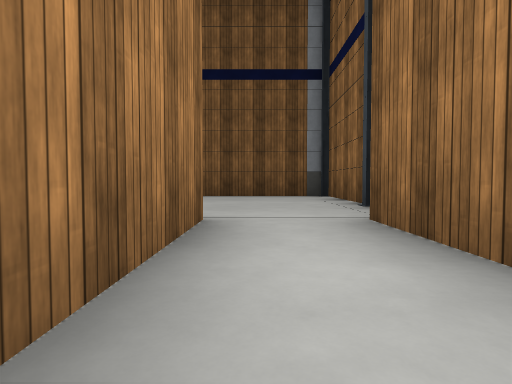
[1] (above)

24 first-person views from a walk through a world built for the Gazebo simulator. The camera is 0.72 m above the floor, tilts 2° down and sees 80° across. The floor is counted in squares, 2 m on a side. Each view is taken from the middle of a square. On the plan, view 1 faces up. The plan holds only what a view shows up to about 9 squares ahead; the rest is blank. The place goes on beyond the plan. Some stock models are drawn as simple stand-ins.

[2]
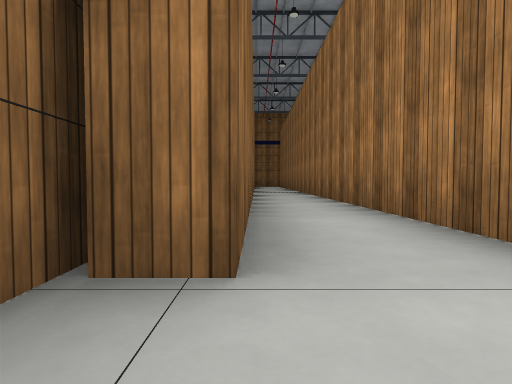

[3]
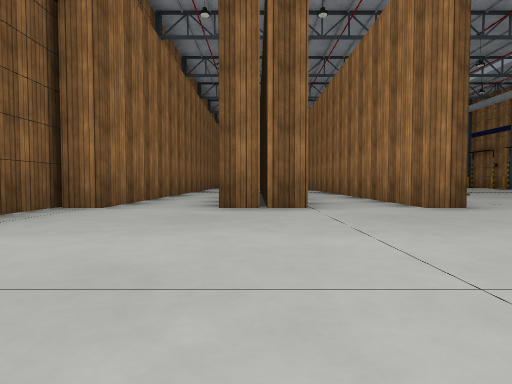

[4]
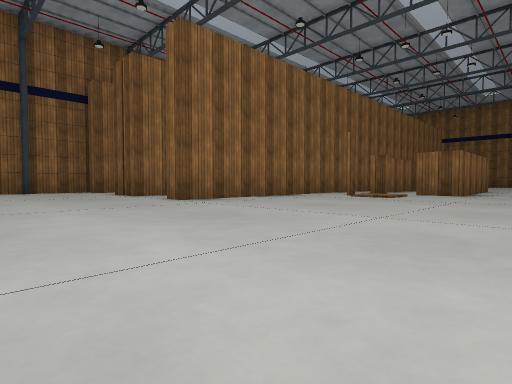

[5]
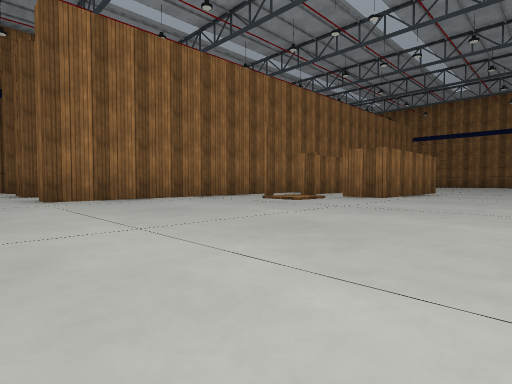

[6]
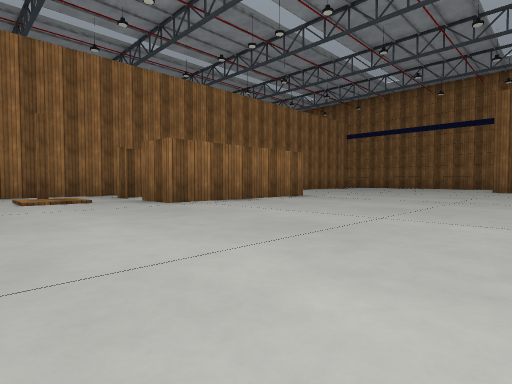

[7]
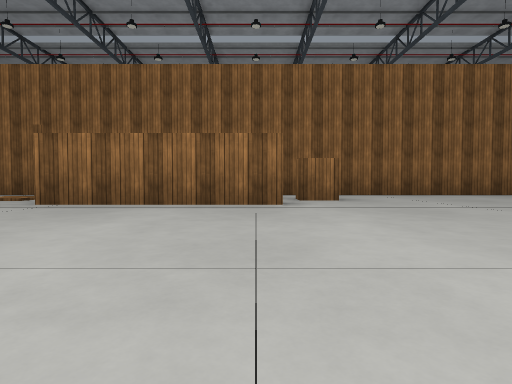

[8]
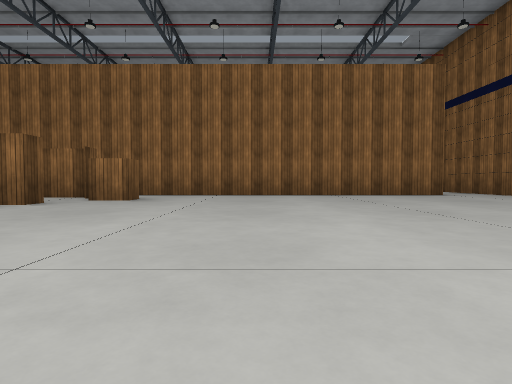

[9]
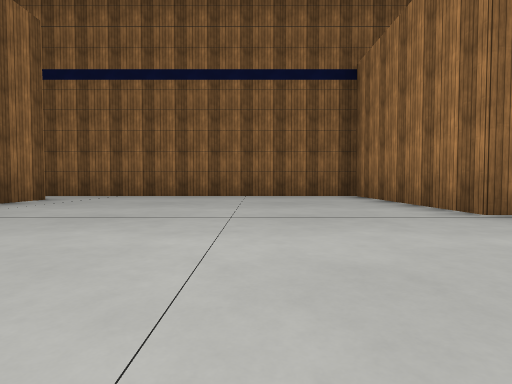

[10]
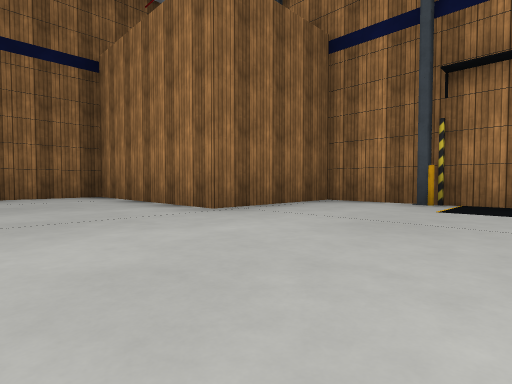

[11]
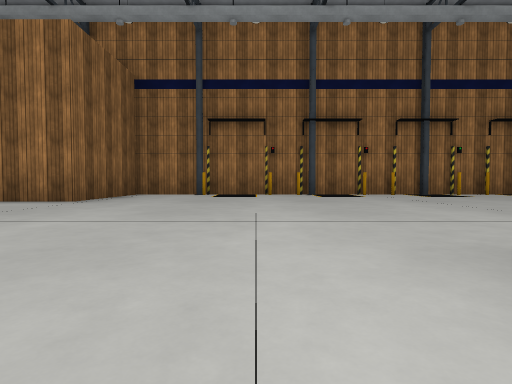

[12]
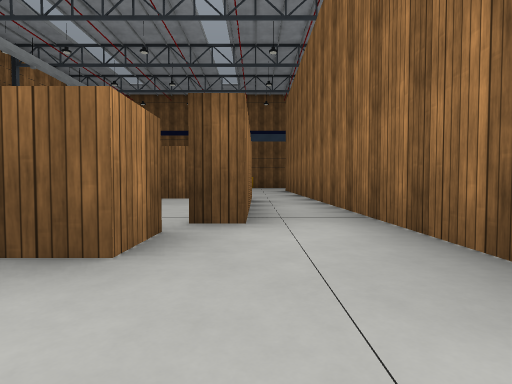

[13]
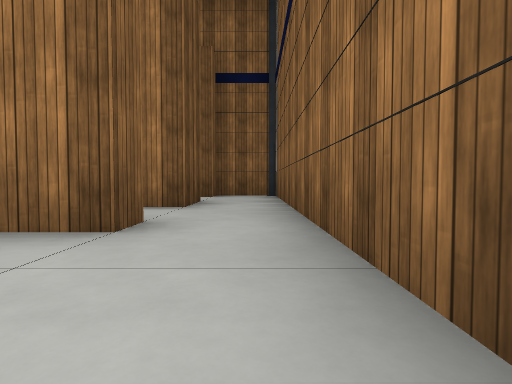

[14]
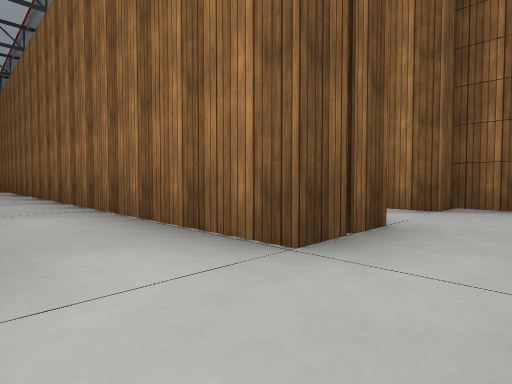

[15]
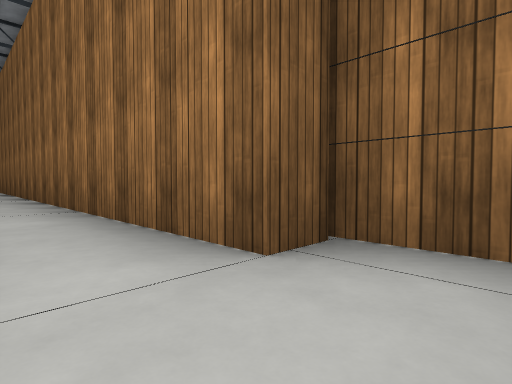

[16]
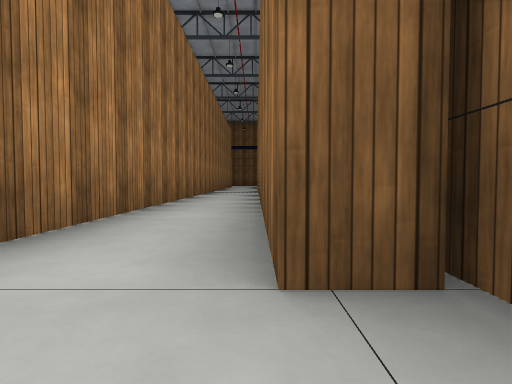

[17]
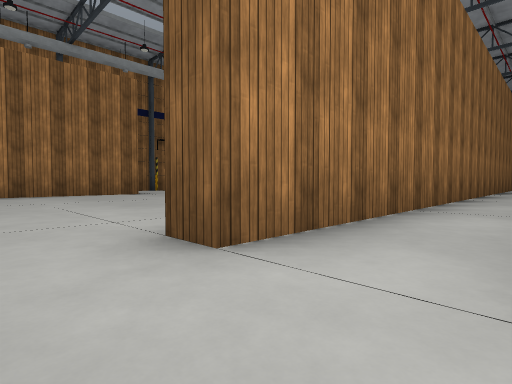

[18]
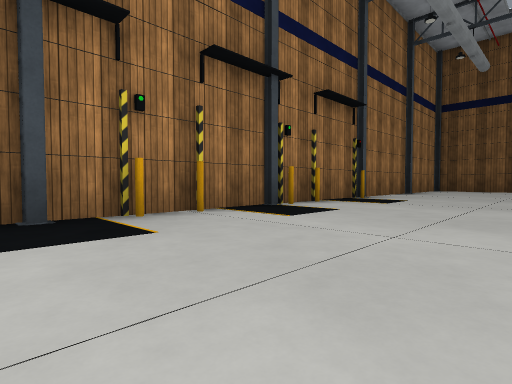

[19]
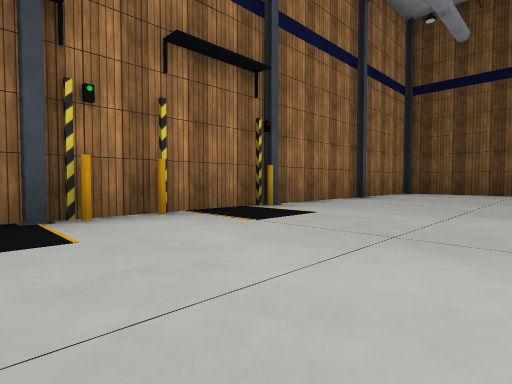

[20]
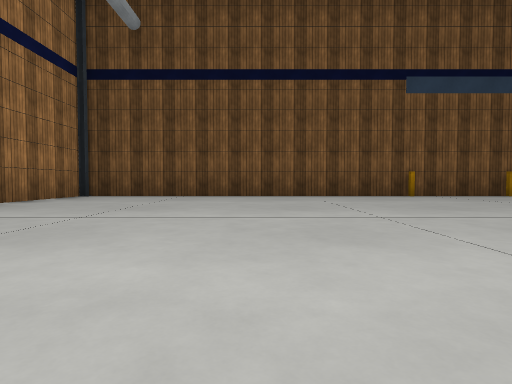

[21]
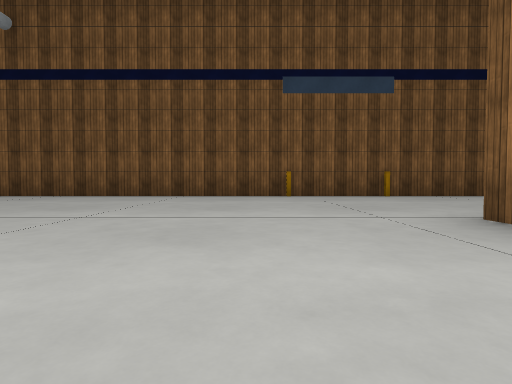

[22]
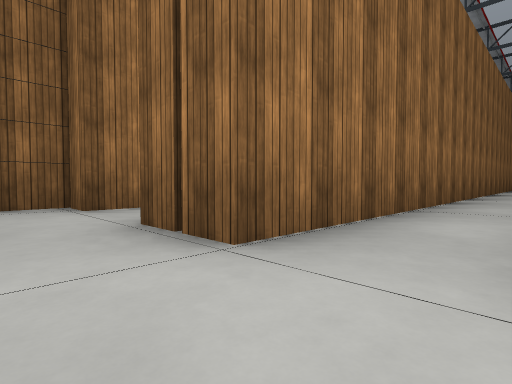

[23]
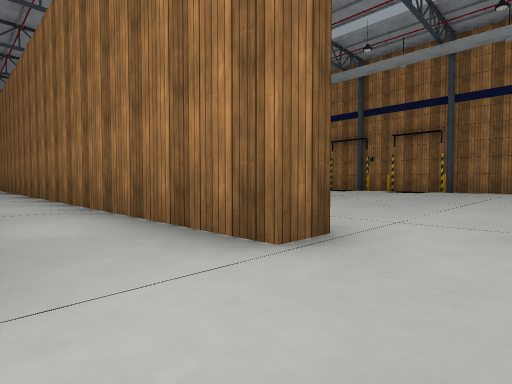

[24]
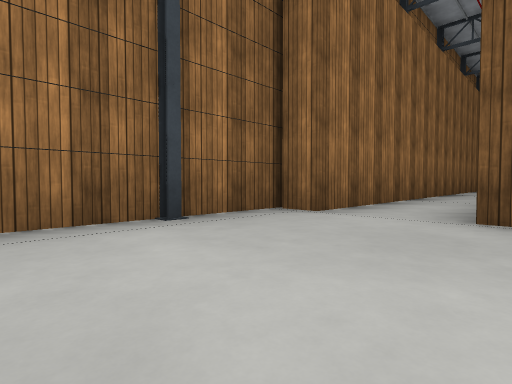

### Floor plan
Points are (right, up) in squares from view 1. A wall is a line through its corners. A room is listed if a view was taken in it or the views show most of it. See-through windows are left out.
Room 1 (views 1, 15, 16)
walls: (-0.5, -7.1) (-0.5, -14.2); (1.8, -15) (1.1, -15) (1.1, 2.9); (-0.5, -16.5) (1.7, -16.5) (1.7, -14.8); (-0.5, 2.9) (-0.5, -5)
ways out: opening at (-1, -16) to room 2; opening at (0, 3) to room 2
Room 2 (views 2, 3, 4, 5, 6, 7, 8, 9, 10, 11, 12, 13, 14, 17, 18, 19, 20, 21, 22, 23, 24)
walls: (-7.3, -5.6) (-7.3, -3.4); (-5.1, -5.6) (-5.1, -3.4); (-3.9, 2.9) (-3.3, 2.9) (-3.3, -15) (-3.9, -15) (-3.9, 2.9); (1.1, 2.9) (1.7, 2.9) (1.7, 7.5) (-13.2, 7.5) (-13.2, -12); (-10.5, -16.5) (-0.5, -16.5); (-0.4, -15) (-1.7, -15) (-1.7, 2.9) (-0.5, 2.9)
ways out: opening at (-1, -16) to room 1; opening at (0, 3) to room 1
objects: wooden box (-13, -16) to (-11, -13); wooden box (-7, -6); wooden box (-7, -3); wooden box (-6, -7); wooden box (-6, -1); wooden box (-5, -6); wooden box (-5, -3); wooden post (-5, -1)

Positions as (right, up) in squares from view 1, and headings:
1: (0, 0), facing up
2: (1, 4), facing down
3: (-1, 7), facing down
4: (-9, 6), facing down-right
5: (-10, 4), facing down-right
6: (-12, 0), facing down-right
7: (-12, -6), facing right
8: (-12, -10), facing right
9: (-8, -9), facing down
10: (-8, -9), facing down-left
11: (-5, -9), facing left
12: (-5, -9), facing up
13: (-6, -16), facing right
14: (-3, -16), facing up-right
15: (0, -16), facing up-right
16: (1, -16), facing up
17: (-2, -16), facing up-left
18: (-10, -5), facing up-left
19: (-10, -2), facing up-left
20: (-9, 0), facing up
21: (-6, 0), facing up
22: (-3, 4), facing down-right
23: (-2, 4), facing down-left
24: (-1, 6), facing down-right
